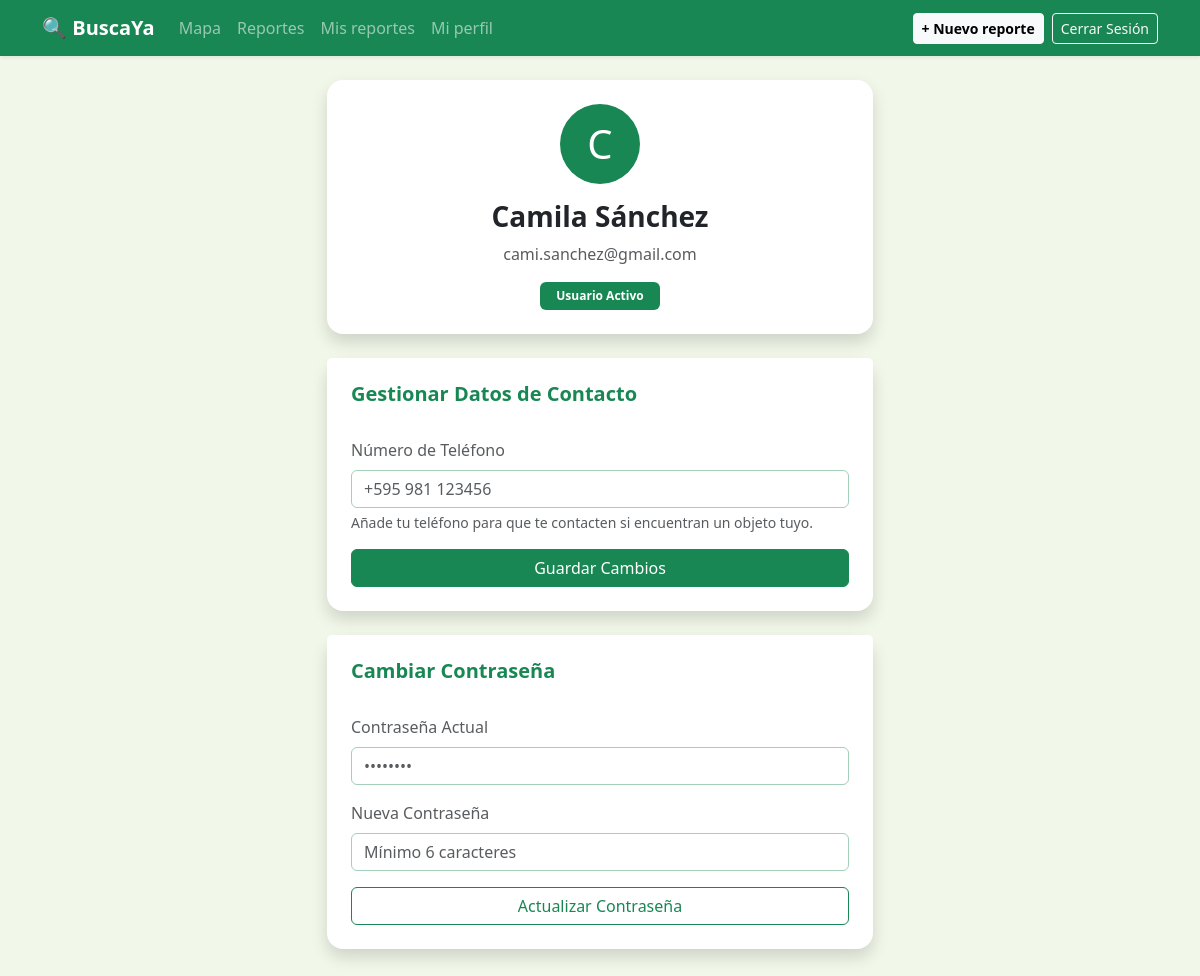
Screenshot of /perfil (signed in) with the database file from the repository.
### tables this page shows
CREATE TABLE usuarios (
            id INTEGER PRIMARY KEY AUTOINCREMENT,
            nombre TEXT NOT NULL,
            email TEXT UNIQUE NOT NULL,
            contrasena TEXT NOT NULL,
            telefono TEXT,
            foto_perfil TEXT DEFAULT 'default.jpg'
        );

### app.py (the view, shortened to what this page needs)
@app.route('/perfil', methods=['GET', 'POST'])
def perfil():
    if 'usuario_id' not in session:
        return redirect(url_for('login'))
    conn = sqlite3.connect(DATABASE_PATH)
    cursor = conn.cursor()
    cursor.execute("SELECT nombre, email, telefono, foto_perfil FROM usuarios WHERE id = ?", (session['usuario_id'],))
    datos_usuario = cursor.fetchone()
    conn.close()
    return render_template('perfil.html', usuario=datos_usuario)

### templates/perfil.html (shortened to what this page needs)
<!DOCTYPE html>
<html lang="es">
<head>
    <link href="https://cdn.jsdelivr.net/npm/bootstrap@5.3.3/dist/css/bootstrap.min.css" rel="stylesheet">
</head>
<body style="background-color: #f1f8e9;">
    {% include '_navbar.html' %}
    <div class="container mb-5">
        <div class="row justify-content-center">
            <div class="col-md-8 col-lg-6">
                <div class="card shadow border-0 rounded-4 mb-4">
                    <div class="card-body p-4 text-center">
                        <div class="mb-3">
                            <span class="fs-1 bg-success text-white rounded-circle d-inline-flex align-items-center justify-content-center" style="width: 80px; height: 80px;">
                                {{ usuario[0][0] }}
                            </span>
                        </div>
                        <h3 class="card-title fw-bold text-dark">{{ usuario[0] }}</h3>
                        <p class="text-muted mb-3">{{ usuario[1] }}</p>
                        <span class="badge bg-success px-3 py-2">Usuario Activo</span>
                    </div>
                </div>
                <div class="card shadow border-0 rounded-4 mb-4">
                    <div class="card-header bg-white border-0 pt-4 px-4">
                        <h5 class="fw-bold mb-0 text-success">Gestionar Datos de Contacto</h5>
                    </div>
                    <div class="card-body p-4">
                        <form action="/perfil" method="POST">
                            <div class="mb-3">
                                <label class="form-label text-muted">Número de Teléfono</label>
                                <input type="text" name="telefono" class="form-control border-success-subtle" value="{{ usuario[2] if usuario[2] else '' }}" placeholder="+595 981 123456">
                                <div class="form-text">Añade tu teléfono para que te contacten si encuentran un objeto tuyo.</div>
                            </div>
                            <button type="submit" class="btn btn-success w-100">Guardar Cambios</button>
                        </form>
                    </div>
                </div>
                <div class="card shadow border-0 rounded-4">
                    <div class="card-header bg-white border-0 pt-4 px-4">
                        <h5 class="fw-bold mb-0 text-success">Cambiar Contraseña</h5>
                    </div>
                    <div class="card-body p-4">
                        <form action="/perfil/cambiar_contrasena" method="POST">
                            <div class="mb-3">
                                <label class="form-label text-muted">Contraseña Actual</label>
                                <input type="password" name="contrasena_actual" class="form-control border-success-subtle" placeholder="••••••••" required>
                            </div>
                            <div class="mb-3">
                                <label class="form-label text-muted">Nueva Contraseña</label>
                                <input type="password" name="nueva_contrasena" class="form-control border-success-subtle" placeholder="Mínimo 6 caracteres" required>
                            </div>
                            <button type="submit" class="btn btn-outline-success w-100">Actualizar Contraseña</button>
                        </form>
                    </div>
                </div>
            </div>
        </div>
    </div>
</body>
</html>

### rows the page displays
usuarios: nombre "C", nombre "Camila Sánchez", email "cami.sanchez@gmail.com"
